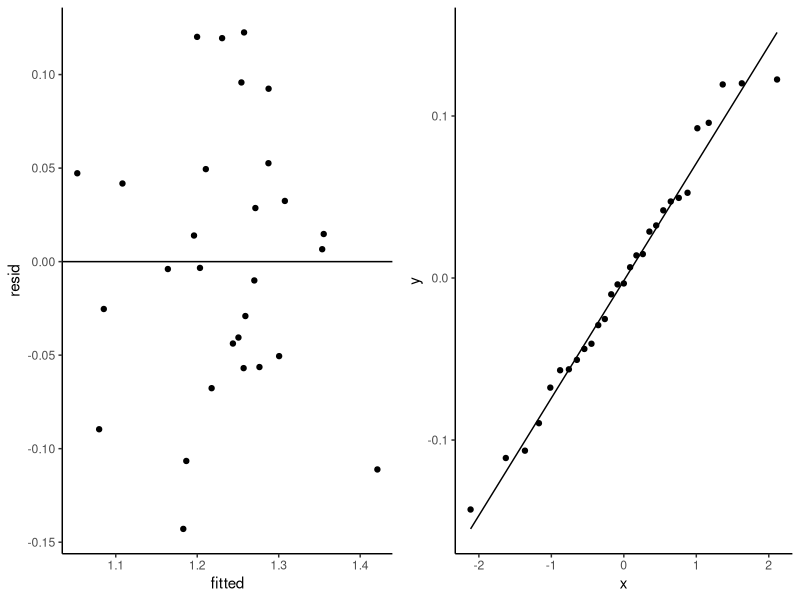
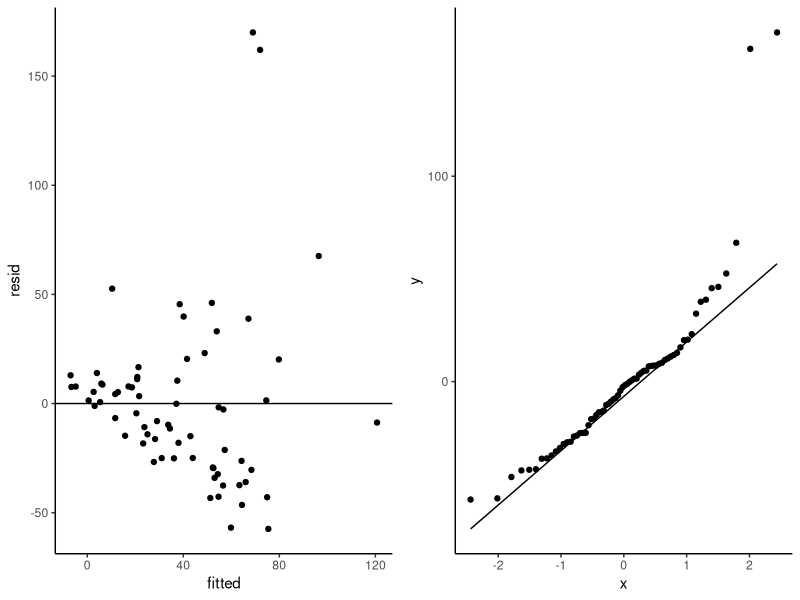
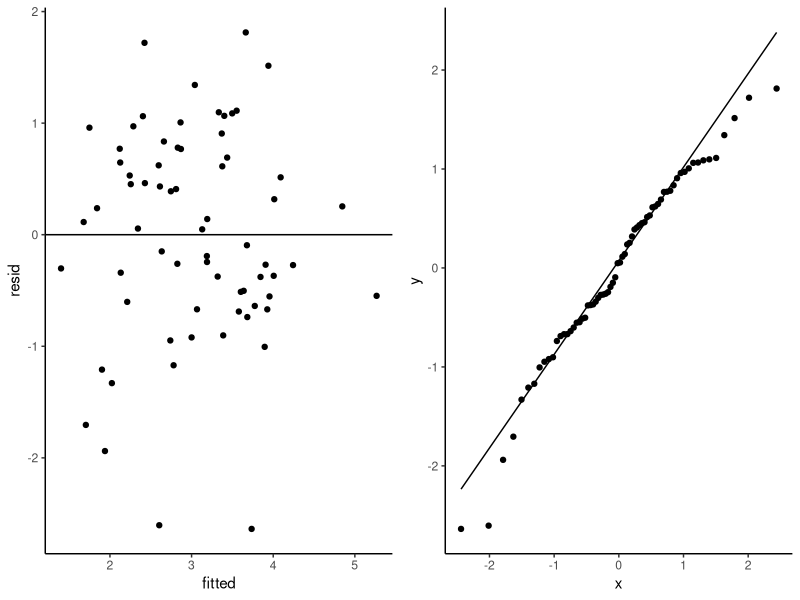
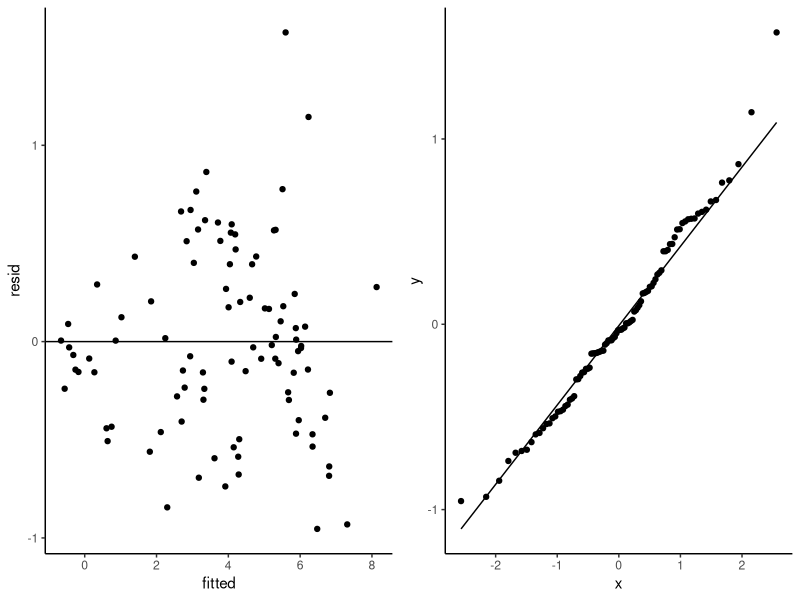

Generate these figures, in order, with R:
## ---- chunk 1
df<-read.table("Data/drugcost.txt", header = T)

str(df)
## ---- chunk 2
fit<-lm(COST~RXPM+GS+RI+COPAY+AGE+F+MM,data = df)
summary(fit)
## ---- chunk 3

t.star<-2.08 # From t-table with 21 degrees of freedom
se<-2.830 * (10^-3) # SE of GS coefficient from summary output
est<- -1.137 * (10^-2) # GS coefficient estimate from summary output

lower<- est - t.star * se
upper<- est + t.star * se

data.frame(lower,upper)
## ---- chunk 4
library(ggplot2)
library(gridExtra)
df$resid<-resid(fit)
df$fitted<-fitted(fit)
p1<-ggplot(df,aes(x=fitted,y=resid))+geom_point()+theme_classic()+geom_hline(yintercept = 0)
p2<-ggplot(df,aes(sample=resid))+stat_qq()+stat_qq_line()+theme_classic()
grid.arrange(p1,p2,ncol=2)
## ---- chunk 5
dace<-read.table("Data/longnose_dace.txt",header=T)
str(dace)
## ---- chunk 6
fit<-lm(longnosedace~acreage + do2 + maxdepth + no3 + so4 + temp, data = dace)
summary(fit)
dace$resid<-resid(fit)
dace$fitted<-fitted(fit)
p1<-ggplot(dace,aes(x=fitted,y=resid))+geom_point()+theme_classic()+geom_hline(yintercept = 0)
p2<-ggplot(dace,aes(sample=resid))+stat_qq()+stat_qq_line()+theme_classic()
grid.arrange(p1,p2,ncol=2)
## ---- chunk 7
fit<-lm(log(longnosedace)~acreage + do2 + maxdepth + no3 + so4 + temp, data = dace)
summary(fit)
dace$resid<-resid(fit)
dace$fitted<-fitted(fit)
p1<-ggplot(dace,aes(x=fitted,y=resid))+geom_point()+theme_classic()+geom_hline(yintercept = 0)
p2<-ggplot(dace,aes(sample=resid))+stat_qq()+stat_qq_line()+theme_classic()
grid.arrange(p1,p2,ncol=2)
## ---- chunk 8
summary(fit)
## ---- chunk 9
confint(fit)
## ---- chunk 10
LD<-data.frame(predict(fit, 
        newdata = data.frame(acreage=6928,do2=9.7,maxdepth=65,no3=7.5,so4=44,temp=20),
        interval="predict"))
LD
## ---- chunk 11
brain<-read.table("Data/brainsize.txt",header=T)
str(brain)
## ---- chunk 12
fit<-lm(log(Brain)~log(Body)+log(Gestation)+log(Litter), data = brain)
summary(fit)
## ---- chunk 13
BS<-data.frame(predict(fit,
                       newdata=data.frame(Body=log(28.5763),Gestation=log(34),Litter=log(2)),
                       interval="predict"))
BS
## ---- chunk 14
brain$resid<-resid(fit)
brain$fitted<-fitted(fit)
p1<-ggplot(brain,aes(x=fitted,y=resid))+geom_point()+theme_classic()+geom_hline(yintercept = 0)
p2<-ggplot(brain,aes(sample=resid))+stat_qq()+stat_qq_line()+theme_classic()
grid.arrange(p1,p2,ncol=2)
